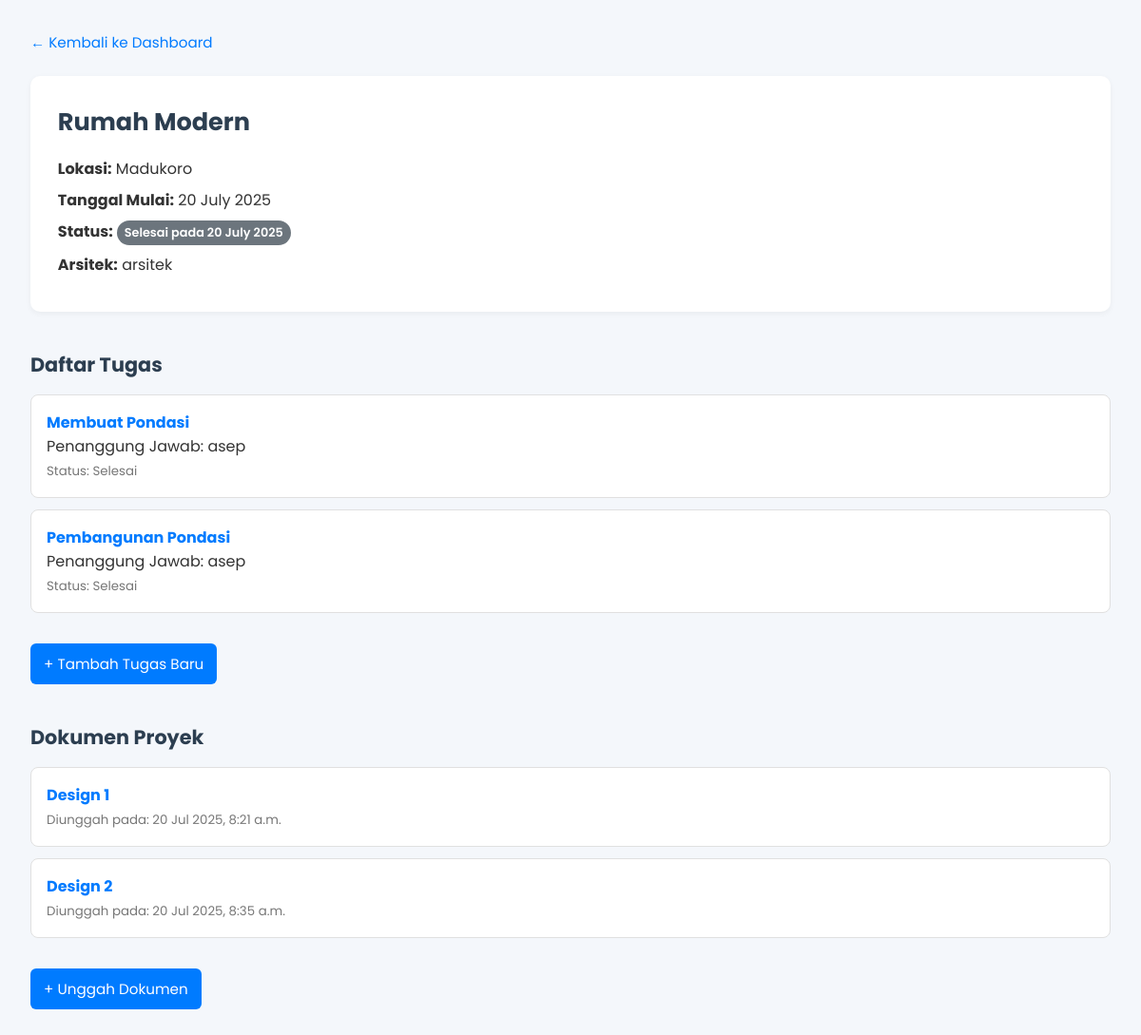
Page /app/proyek/3/ (signed in) on the committed database.
### perancangan/models.py (models this page shows, shortened)
class Proyek(models.Model):
    nama_proyek = models.CharField(max_length=200)
    lokasi = models.CharField(max_length=255)
    tanggal_mulai = models.DateField()
    tanggal_selesai = models.DateField(null=True, blank=True)
    arsitek = models.ForeignKey(User, on_delete=models.SET_NULL, null=True, related_name='proyek_arsitek')
    mandor_bertugas = models.ManyToManyField(User, related_name='proyek_mandor', blank=True)

class Tugas(models.Model):
    STATUS_CHOICES = (
        ('belum', 'Belum Dikerjakan'),
        ('dikerjakan', 'Sedang Dikerjakan'),
        ('selesai', 'Selesai'),
        ('revisi', 'Butuh Revisi'),
    )
    proyek = models.ForeignKey(Proyek, on_delete=models.CASCADE, related_name='tugas')
    nama_tugas = models.CharField(max_length=200)
    deskripsi = models.TextField(blank=True)
    status = models.CharField(max_length=20, choices=STATUS_CHOICES, default='belum')
    mandor_penanggung_jawab = models.ForeignKey(User, on_delete=models.SET_NULL, null=True, blank=True, related_name='tugas_mandor')

class Dokumen(models.Model):
    proyek = models.ForeignKey(Proyek, on_delete=models.CASCADE, related_name='dokumen')
    nama_dokumen = models.CharField(max_length=100)
    file = models.FileField(upload_to='dokumen/%Y/%m/%d/')
    diunggah_oleh = models.ForeignKey(User, on_delete=models.SET_NULL, null=True)
    tanggal_unggah = models.DateTimeField(auto_now_add=True)

### perancangan/views.py (the view)
# urls.py: path('proyek/<int:proyek_id>/', views.detail_proyek, name='detail_proyek'),
@login_required
def detail_proyek(request, proyek_id):
    proyek = get_object_or_404(Proyek, id=proyek_id)
    tugas_proyek = Tugas.objects.filter(proyek=proyek)
    dokumen_proyek = Dokumen.objects.filter(proyek=proyek)
    context = {
        'proyek': proyek,
        'tugas_list': tugas_proyek,
        'dokumen_list': dokumen_proyek,
    }
    return render(request, 'perancangan/detail_proyek.html', context)

### perancangan/templates/perancangan/detail_proyek.html (shortened to what this page needs)
{% load static %}
<!DOCTYPE html>
<html lang="id">
<head>
</head>
<body>
    <a href="{% url 'perancangan:dashboard_arsitek' %}" class="back-link">&larr; Kembali ke Dashboard</a>
    <div class="detail-card">
        <h1>{{ proyek.nama_proyek }}</h1>
        <p><strong>Lokasi:</strong> {{ proyek.lokasi }}</p>
        <p><strong>Tanggal Mulai:</strong> {{ proyek.tanggal_mulai|date:"d F Y" }}</p>
        <p><strong>Status:</strong>
        {% if proyek.tanggal_selesai %}
            <span class="status-badge status-selesai">Selesai pada {{ proyek.tanggal_selesai|date:"d F Y" }}</span>
        {% else %}
            <span class="status-badge status-aktif">Aktif</span>
        {% endif %}
        </p>
        <p><strong>Arsitek:</strong> {{ proyek.arsitek.username }}</p>
    </div>
    <div class="section">
        <h2>Daftar Tugas</h2>
        <ul class="item-list">
            {% for tugas in tugas_list %}
                <li>
                    <a href="{% url 'perancangan:detail_tugas_arsitek' tugas.id %}" style="text-decoration: none; color: inherit;">
                        <strong>{{ tugas.nama_tugas }}</strong><br>
                        Penanggung Jawab: {{ tugas.mandor_penanggung_jawab.username|default:"Belum ditugaskan" }}<br>
                        <small>Status: {{ tugas.get_status_display }}</small>
                    </a>
                </li>
            {% empty %}
                <li><em>Belum ada tugas yang ditambahkan untuk proyek ini.</em></li>
            {% endfor %}
        </ul>
        <a href="{% url 'perancangan:tambah_tugas' proyek.id %}" class="action-link">+ Tambah Tugas Baru</a>
    </div>
    <div class="section">
        <h2>Dokumen Proyek</h2>
        <ul class="item-list">
            {% for dokumen in dokumen_list %}
                <li>
                    <a href="{{ dokumen.file.url }}" target="_blank"><strong>{{ dokumen.nama_dokumen }}</strong></a><br>
                    <small>Diunggah pada: {{ dokumen.tanggal_unggah|date:"d M Y, P" }}</small>
                </li>
            {% empty %}
                <li><em>Belum ada dokumen yang diunggah untuk proyek ini.</em></li>
            {% endfor %}
        </ul>
        <a href="{% url 'perancangan:unggah_dokumen' proyek.id %}" class="action-link">+ Unggah Dokumen</a>
    </div>
</body>
</html>

### perancangan/templates/perancangan/detail_proyek.html (style rules this page uses)
body { font-family: 'Poppins', sans-serif; margin: 2rem; background-color: #f4f7fb; color: #333; }
a { color: #007BFF; text-decoration: none; }
.back-link { display: inline-block; margin-bottom: 1.5rem; font-size: 0.95rem; }
.detail-card { background: white; padding: 1.8rem; border-radius: 10px; box-shadow: 0 2px 6px rgba(0,0,0,0.05); }
.detail-card h1 { margin-top: 0; font-size: 1.6rem; color: #2c3e50; }
.detail-card p { margin: 0.5em 0; }
.section { margin-top: 2.5rem; }
.section h2 { font-size: 1.3rem; margin-bottom: 1rem; color: #2c3e50; }
.item-list { list-style: none; padding: 0; }
.item-list li { background: #ffffff; border: 1px solid #e0e0e0; padding: 1rem; border-radius: 8px; margin-bottom: 12px; transition: box-shadow 0.2s ease; }
.item-list strong { color: #007BFF; }
.item-list small { color: #777; }
.action-link { display: inline-block; margin-top: 1rem; background-color: #007BFF; color: white; padding: 10px 14px; border-radius: 6px; text-decoration: none; font-size: 0.95rem; transition: background-color 0.2s ease; }
.status-badge { display: inline-block; padding: 0.3em 0.6em; font-size: 0.8em; font-weight: 600; border-radius: 1rem; color: white; }
.status-selesai { background-color: #6c757d; }

### rows in the picture
Proyek: nama_proyek "Rumah Modern", lokasi "Madukoro", tanggal_mulai "20 July 2025", tanggal_selesai "20 July 2025", arsitek.username "arsitek"
Tugas: nama_tugas "Membuat Pondasi", mandor_penanggung_jawab.username "asep", status "Selesai"
Tugas: nama_tugas "Pembangunan Pondasi", mandor_penanggung_jawab.username "asep", status "Selesai"
Dokumen: nama_dokumen "Design 1", tanggal_unggah "20 Jul 2025, 8:21 a.m."
Dokumen: nama_dokumen "Design 2", tanggal_unggah "20 Jul 2025, 8:35 a.m."
